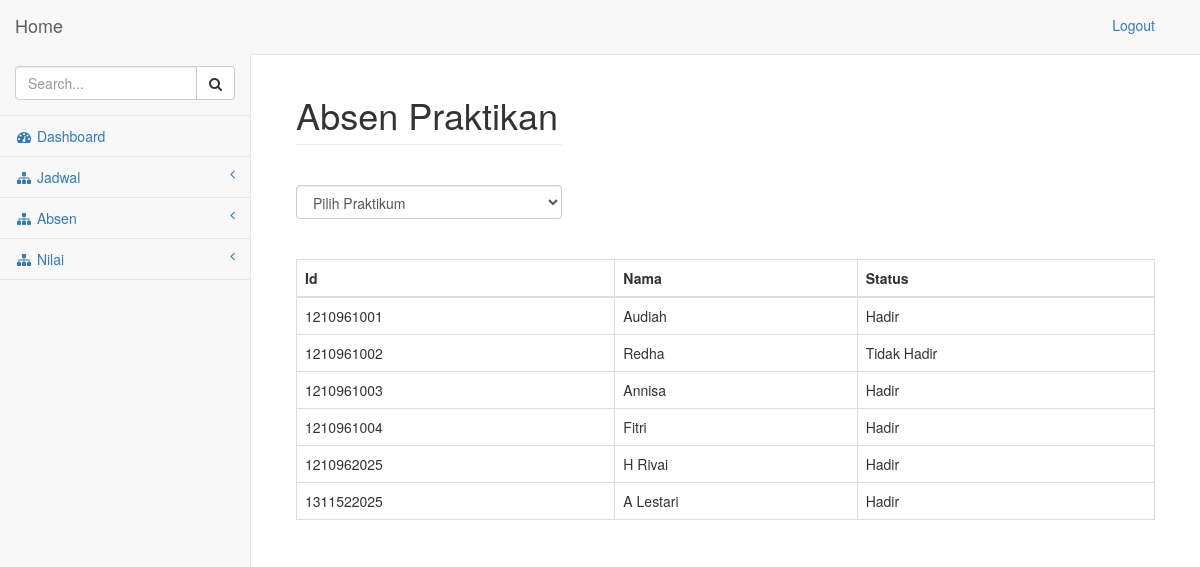
Screenshot of /pages/absenpraktikan/index.php?id=praktikum 1 (signed in) with the database file from the repository.
### tables this page shows
CREATE TABLE IF NOT EXISTS `absen_praktikan` (
  `Nim` varchar(10) NOT NULL,
  `Id_Praktikum` varchar(32) NOT NULL,
  `Status` varchar(32) NOT NULL,
  `Keterangan` text NOT NULL,
  PRIMARY KEY (`Nim`,`Id_Praktikum`),
  KEY `Nim` (`Nim`),
  KEY `Id_Praktikum` (`Id_Praktikum`),
  KEY `Nim_2` (`Nim`),
  KEY `Id_Praktikum_2` (`Id_Praktikum`)
);

CREATE TABLE IF NOT EXISTS `praktikan` (
  `Nim` varchar(10) NOT NULL,
  `Nama` varchar(64) NOT NULL,
  `Kelompok` varchar(2) NOT NULL,
  PRIMARY KEY (`Nim`)
);

### pages/absenpraktikan/index.php (the view, shortened to what this page needs)
<!DOCTYPE html>
<html lang="en">
<head>
    <link href="../../bower_components/bootstrap/dist/css/bootstrap.min.css" rel="stylesheet">
    <link href="../../bower_components/metisMenu/dist/metisMenu.min.css" rel="stylesheet">
    <link href="../../dist/css/sb-admin-2.css" rel="stylesheet">
    <link href="../../bower_components/font-awesome/css/font-awesome.min.css" rel="stylesheet" type="text/css">
</head>
<body>
<?php
if($_SESSION['Login'] == "Asisten")
{
?>
    <div id="wrapper">
        <nav class="navbar navbar-default navbar-static-top" role="navigation" style="margin-bottom: 0">
            <div class="navbar-header">
                <a class="navbar-brand" href="../index.php">Home</a>
            </div>
            <?php
            if(isset($_SESSION['Login']))
            {
            ?>
            <ul class="nav navbar-top-links navbar-right">
                <li class="dropdown">
                    <ul class="nav navbar-top-links navbar-right">
                        <li><a href="../logout.php"> Logout</a></li>
                    </ul>
                </li>
            </ul>
            <?php
            }
            ?>
            <div class="navbar-default sidebar" role="navigation">
                <div class="sidebar-nav navbar-collapse">
                    <ul class="nav" id="side-menu">
                        <li class="sidebar-search">
                            <div class="input-group custom-search-form">
                                <input type="text" class="form-control" placeholder="Search...">
                                <span class="input-group-btn">
                                    <button class="btn btn-default" type="button">
                                        <i class="fa fa-search"></i>
                                    </button>
                                </span>
                            </div>
                        </li>
                        <li>
                            <a href="../index.php"><i class="fa fa-dashboard fa-fw"></i> Dashboard</a>
                        </li>
                        <li>
                            <a href="#"><i class="fa fa-sitemap fa-fw"></i> Jadwal<span class="fa arrow"></span></a>
                        </li>
			<li>
                            <a href="#"><i class="fa fa-sitemap fa-fw"></i> Absen<span class="fa arrow"></span></a>
                        </li>
			<li>
                            <a href="#"><i class="fa fa-sitemap fa-fw"></i> Nilai<span class="fa arrow"></span></a>
                        </li>
                    </ul>
                </div>
            </div>
        </nav>
        <div id="page-wrapper">
            <div class="container-fluid">
                <div class="row">
                    <div class="col-lg-4">
                        <h1 class="page-header">Absen Praktikan</h1>
                        <br>
                        <select class="form-control" name="menu" onchange="document.location.href=this.options[this.selectedIndex].value;">
                            <option value="#">Pilih Praktikum</option>
                        </select>
                        <br>
                        <br>
                    </div>
                    <div class="col-lg-12">
                        <?php
                        if(isset($_GET['id']))
                        {
                        ?>
                            <table class="table table-bordered table-hover">
                                <thead>
                                    <tr>
                                        <th>Id</th>
                                        <th>Nama</th>
                                        <th>Status</th>
                                    </tr>
                                </thead>
                                <tbody>
                                    <?php
                                    $x = $_GET['id'];
                                    $absen = mysql_query("select * from praktikan right join absen_praktikan on absen_praktikan.Nim = praktikan.Nim where absen_praktikan.Id_Praktikum = '$x'");
                                    while ($row = mysql_fetch_array($absen)) {
                                        echo "<tr>";
                                        echo "<td>".$row['Nim']."</td>";
                                        echo "<td>".$row['Nama']."</td>";
                                        echo "<td>".$row['Status']."</td>";
                                        echo "</tr>";
                                    }
                                    ?>
                                </tbody>
                            </table>
                        <?php
                        }
                        ?>
                    </div>
                </div>
            </div>
        </div>
    </div>
<?php
}
else
{
    header("location:../index.php");
}
?>
</body>
</html>

### rows the page displays
absen_praktikan: Nim "1210961001", Nim.Nama "Audiah", Status "Hadir"
absen_praktikan: Nim "1210961002", Nim.Nama "Redha", Status "Tidak Hadir"
absen_praktikan: Nim "1210961003", Nim.Nama "Annisa", Status "Hadir"
absen_praktikan: Nim "1210961004", Nim.Nama "Fitri", Status "Hadir"
absen_praktikan: Nim "1210962025", Nim.Nama "H Rivai", Status "Hadir"
absen_praktikan: Nim "1311522025", Nim.Nama "A Lestari", Status "Hadir"
